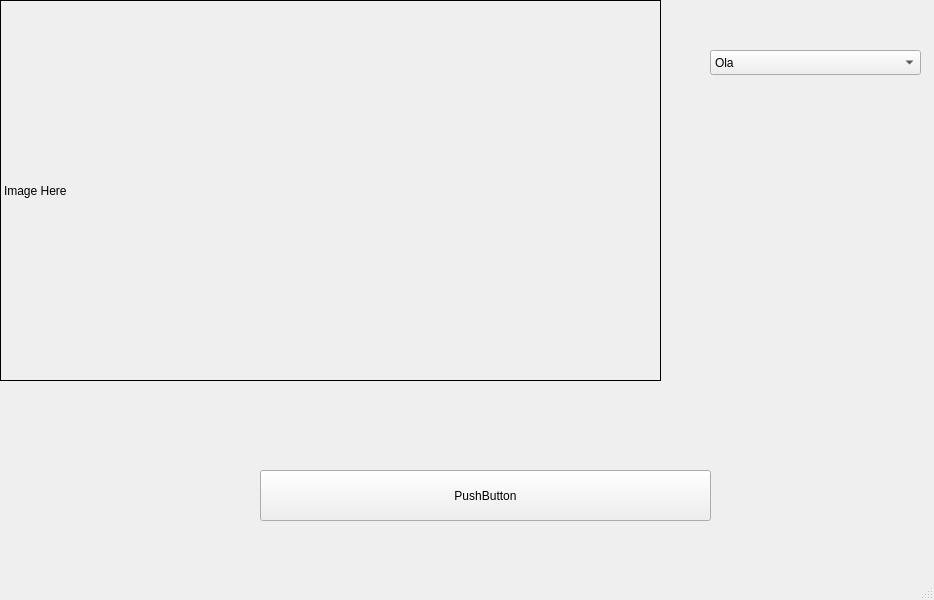
<?xml version="1.0" encoding="UTF-8"?>
<ui version="4.0">
 <class>MainWindow</class>
 <widget class="QMainWindow" name="MainWindow">
  <property name="geometry">
   <rect>
    <x>0</x>
    <y>0</y>
    <width>934</width>
    <height>600</height>
   </rect>
  </property>
  <property name="windowTitle">
   <string>MainWindow</string>
  </property>
  <widget class="QWidget" name="centralwidget">
   <widget class="QPushButton" name="button_click">
    <property name="geometry">
     <rect>
      <x>260</x>
      <y>470</y>
      <width>451</width>
      <height>51</height>
     </rect>
    </property>
    <property name="sizePolicy">
     <sizepolicy hsizetype="Ignored" vsizetype="Ignored">
      <horstretch>0</horstretch>
      <verstretch>0</verstretch>
     </sizepolicy>
    </property>
    <property name="text">
     <string>PushButton</string>
    </property>
   </widget>
   <widget class="QComboBox" name="comboBox">
    <property name="geometry">
     <rect>
      <x>710</x>
      <y>50</y>
      <width>211</width>
      <height>25</height>
     </rect>
    </property>
    <item>
     <property name="text">
      <string>Ola</string>
     </property>
    </item>
    <item>
     <property name="text">
      <string>Texto 01</string>
     </property>
    </item>
    <item>
     <property name="text">
      <string>Texto 02</string>
     </property>
    </item>
   </widget>
   <widget class="QLabel" name="image">
    <property name="geometry">
     <rect>
      <x>0</x>
      <y>0</y>
      <width>661</width>
      <height>381</height>
     </rect>
    </property>
    <property name="frameShape">
     <enum>QFrame::Box</enum>
    </property>
    <property name="text">
     <string>Image Here</string>
    </property>
   </widget>
  </widget>
  <widget class="QMenuBar" name="menubar">
   <property name="geometry">
    <rect>
     <x>0</x>
     <y>0</y>
     <width>934</width>
     <height>22</height>
    </rect>
   </property>
  </widget>
  <widget class="QStatusBar" name="statusbar"/>
 </widget>
 <resources/>
 <connections/>
</ui>
